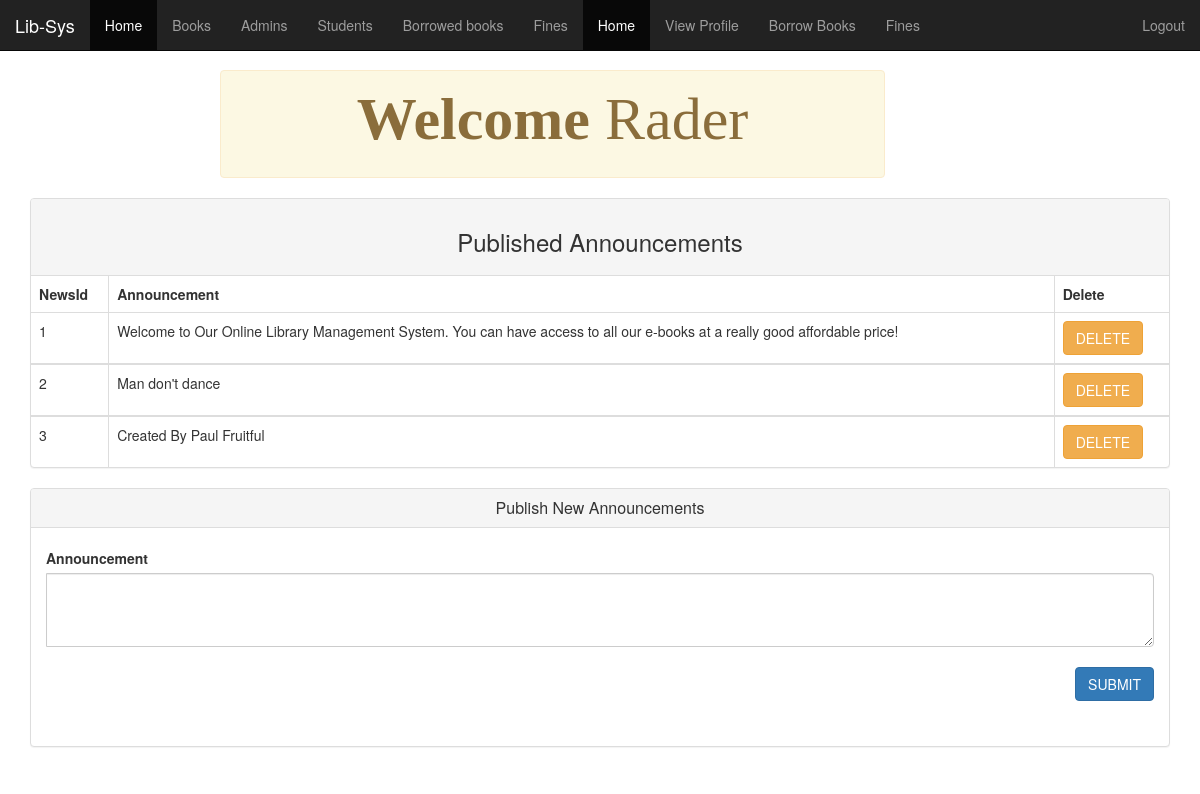
/admin.php (signed in), run on the app's committed database.
### tables this page shows
CREATE TABLE `news` (
  `newsId` int(11) NOT NULL,
  `announcement` text NOT NULL
);

### admin.php (the view, shortened to what this page needs)
<?php
require 'includes/db-inc.php';
 include "includes/header.php";
  ?>
<div class="container">
    <?php include "includes/nav.php"; ?>
	<div class="alert alert-warning col-lg-7 col-md-12 col-sm-12 col-xs-12 col-lg-offset-2 col-md-offset-0 col-sm-offset-1 col-xs-offset-0" style="margin-top:70px">
	    <h4 class="center-block"><strong> Welcome</strong> <span>
		 <?php echo $admin; ?></span> </h4>
	</div>
	</div>
	<div class="container">
		<div class="panel panel-default">
		  <div class="panel-heading">
		  	<div class="row">
		  		<h3 class="center-block">Published Announcements</h3>
			</div>
		  </div>
		  <table class="table table-bordered">
      		<thead>
                <tr>
                    <th>NewsId</th>
                         <th>Announcement</th>
                          <th>Delete</th>
                </tr>
          </thead>
           <?php
          $sql2 = "SELECT * from news";
      $query2 = mysqli_query($conn, $sql2);
      $counter = 1;
      while ($row = mysqli_fetch_array($query2)) {  ?>
        <tbody>
          <td><?php echo $counter++; ?></td>
          <td><?php echo $row['announcement']; ?></td>
         <form method='post' action='admin.php'>
        <td><button name='del' type='submit' value='Delete' class='btn btn-warning' onclick='return Delete()'>DELETE</button></td>
        </form>
        </tbody>
     <?php }
           ?>
		   </table>
	  </div>
			<div class="panel panel-default">
				  <div class="panel-heading">
				    <h2 class="panel-title center-block">Publish New Announcements</h2>
				  </div>
	  <div class="panel-body">
	    <form role="form" action="admin.php" method="post">
				<div class="input-group col-lg-12 col-md-12 col-sm-12 col-xs-12">
					 <div class="form-group ">
					      <label for="name">Announcement</label>
					       <textarea class="form-control" rows="3" draggable="false" name="news">
					       </textarea>
					  </div>
				</div><br>
	<div class="input-group pull-right">
		<div class="form-group">
			<button class="btn btn-primary" name="submit">SUBMIT</button>
		</div>
	</div>
        				</form>
				  </div>
			</div>
	</div>
</body>
</html>

### css/style.css (style rules this page uses)
body { overflow-x: hidden; }
.center-block { text-align: center; }
.alert { margin-top: 40px; }
.form-group { margin-bottom: 30px; }
label { margin-top: 5px }
.form-control { border-radius: 4px }
.admin_name,h4 { color: red;font-family: gabriola;font-size: 60px }

### data on the page
news: announcement "Welcome to Our Online Library Management System. You can have access to all our e-books at a really good affordable price!"
news: announcement "Man don't dance"
news: announcement "Created By Paul Fruitful"

### other printed values
$admin "Rader"
